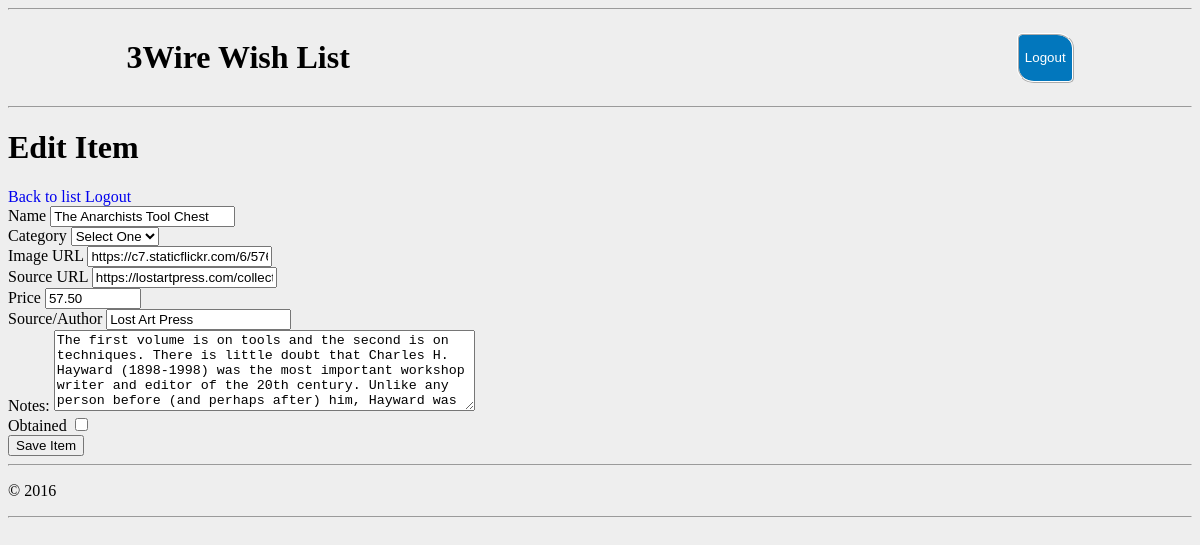
Page /Views/edit.php/?id=1 (signed in) on the earlier database version.
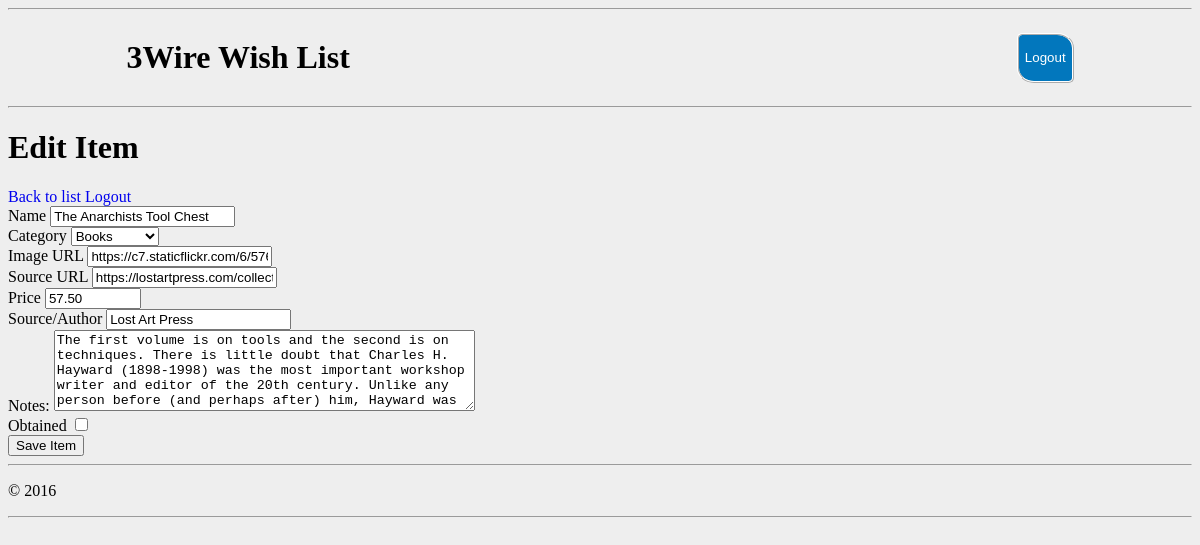
Same page on the later database version.
### tables this page shows
CREATE TABLE IF NOT EXISTS `WishList` (
    `ID` int(11) unsigned NOT NULL auto_increment,
    `NAME` varchar(255) NOT NULL default '',
    `TYPE` varchar(255) NOT NULL default '',
    `IMAGE` varchar(255) default '',
    `URL` varchar(255) default '',
    `PRICE` decimal(6,2) NOT NULL default '0.00',
    `SOURCE` varchar(255) NOT NULL default '',
    `NOTES` varchar(255) default '',
    `OBTAINED` boolean NOT NULL default '0',
    PRIMARY KEY  (`ID`)
);

### inc/functions.php (called while the page is built, shortened)
<?php
function get_item($id){
    include 'connection.php';
      $sql = 'SELECT * FROM `wishlist` WHERE `id` = ?';
      try {
        $results = $db->prepare($sql);
        $results->bindValue(1, $id, PDO::PARAM_INT);
        $results->execute();
      } catch (Exception $e) {
        echo "Error!: " . $e->getMessage() . "<br>";
        return false;
      }
      return $results->fetch();
    }
?>

### Views/edit.php (the view, shortened to what this page needs)
<?php
include '../inc/functions.php';
if (isset($_GET['id'])){
  $id = $_GET['id'];
  $results = get_item($id);
  $Name = $results['NAME'];
  $Type = $results['TYPE'];
  $ImageUrl = $results['IMAGE'];
  $SourceUrl = $results['URL'];
  $Price = $results['PRICE'];
  $Source = $results['SOURCE'];
  $Notes = $results['NOTES'];
  $Obtained = $results['OBTAINED'];
}
include '../Partials/_header.php';
?>
<h1> Edit Item </h1>
<a href="../adminIndex.php">Back to list</a>
<a href="../inc/logout.php">Logout</a>
<form method="post" action="#">
  <label for="NAME"> Name </label>
    <input type="text" id="NAME" name="NAME" value="<?php echo $Name ?>" placeholder="Name">
    <br>
  <label for="TYPE"> Category </label>
      <select id="TYPE" name="TYPE">
        <option value="false" <?php if($Type == "false"){echo " selected";}?>>Select One</option>
        <option value="Books"<?php if($Type == "Books"){echo " selected";}?>>Books</option>
      </select>
      <br>
  <label for="IMAGEURL"> Image URL </label>
    <input type="text" id="IMAGEURL" name="IMAGEURL" value="<?php echo $ImageUrl ?>" placeholder="http://www.abc.com/image.jpg">
    <br>
  <label for="SOURCEURL"> Source URL </label>
    <input type="text" id="SOURCEURL" name="SOURCEURL" value="<?php echo $SourceUrl ?>" placeholder="http://www.something.com/">
    <br>
  <label for="PRICE"> Price </label>
    <input type="number" id="PRICE" name="PRICE" min="0" max="9999" step="0.01" size="4" value="<?php echo $Price ?>"/>
    <br>
  <label for="SOURCE"> Source/Author </label>
    <input type="text" id="SOURCE" name="SOURCE" value="<?php echo $Source ?>" placeholder="Lee Valley Tools">
    <br>
  <label for="NOTES">Notes: </label>
    <textarea id="NOTES" name="NOTES" rows="5" cols="50"><?php echo $Notes ?></textarea>
    <br>
  <label for="OBTAINED"> Obtained </label>
    <input type="checkbox" id="OBTAINED" name="OBTAINED" <?php if($Obtained == 1){echo " checked";}?>/>
    <br>
  <input type="submit" value="Save Item" />
</form>
<?php
include '../Partials/_footer.php';
?>

### Partials/_header.php (shortened to what this page needs)
<!doctype html>
<html>
<head>
      <link rel="stylesheet" href="https://cdnjs.cloudflare.com/ajax/libs/normalize/5.0.0/normalize.min.css" />
      <link rel="stylesheet" href="../../Styles/main.css">
</head>
<body>
<hr>
<header>
    <h1> 3Wire Wish List </h1>
    <?php
    if(isset($_SESSION['logged_in'])){
      echo "<button><a href='../../inc/logout.php'>Logout</a></button>";
      }else{
      echo "<button><a href='../../Views/login.php'>Admin Login</a></button>";
      }
    ?>
</header>
<hr>

### Partials/_footer.php
<hr>
<p> &copy; <?php echo date("Y"); ?> </p>
<hr>
</body>
</html>

### Styles/main.css (style rules this page uses)
* { box-sizing: border-box; }
ul,li,a { text-decoration: none; }
body { background-color:#eee; }
header { width: 100%; display:flex; flex-direction: row; align-items: center; }
header h1 { margin-right: auto; margin-left:10%; }
header button { margin-right:10%; height:50px; border:2px ridge white; background-color: #0277BD; border-radius:10% 30%; color:white; transition:.5s; }
header button a, header button a:visited { color: white; }

Differences in the rows shown:
changed wishlist "The Anarchists Tool Chest": TYPE (not shown) → "Books"
Other differences:
form field TYPE: "Select One" → (not shown)
